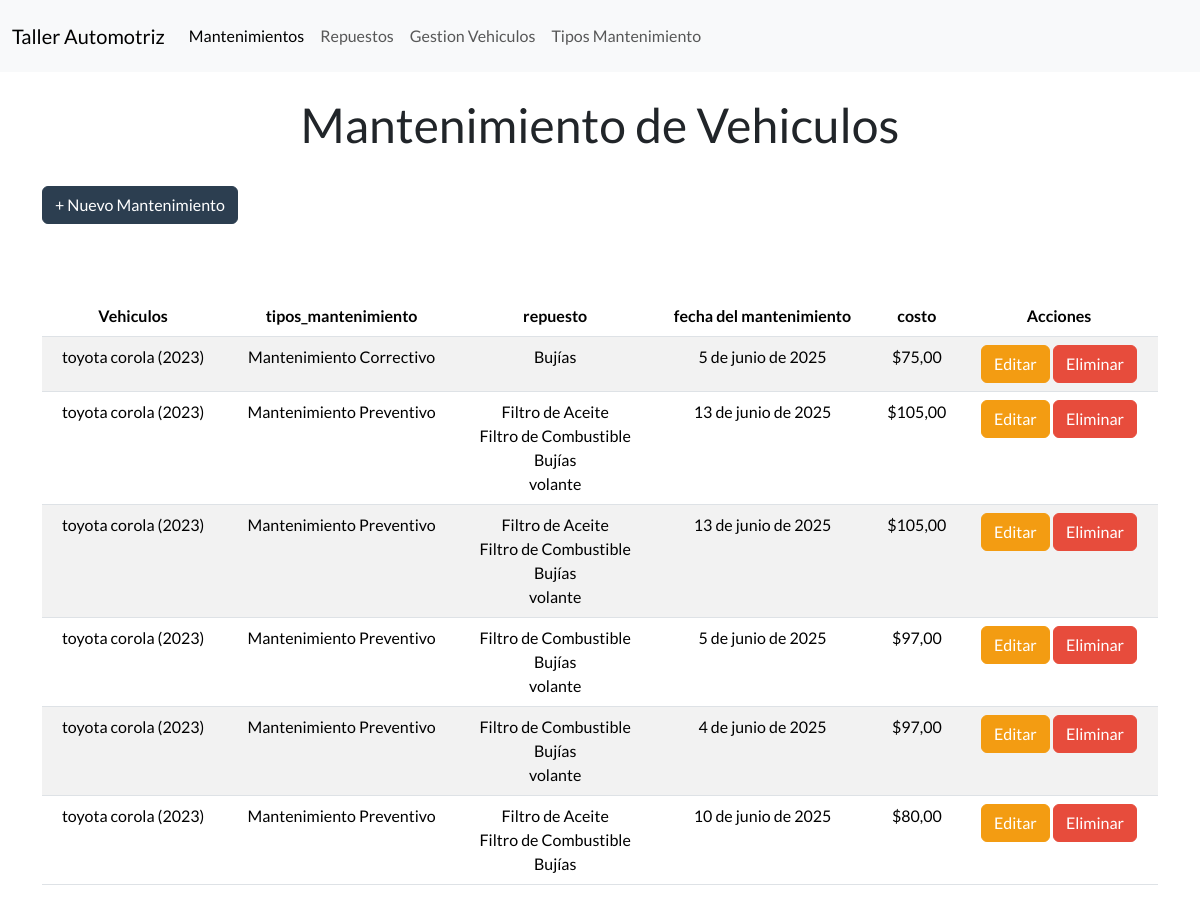
The page /mantenimientos/ on the database as committed earlier.
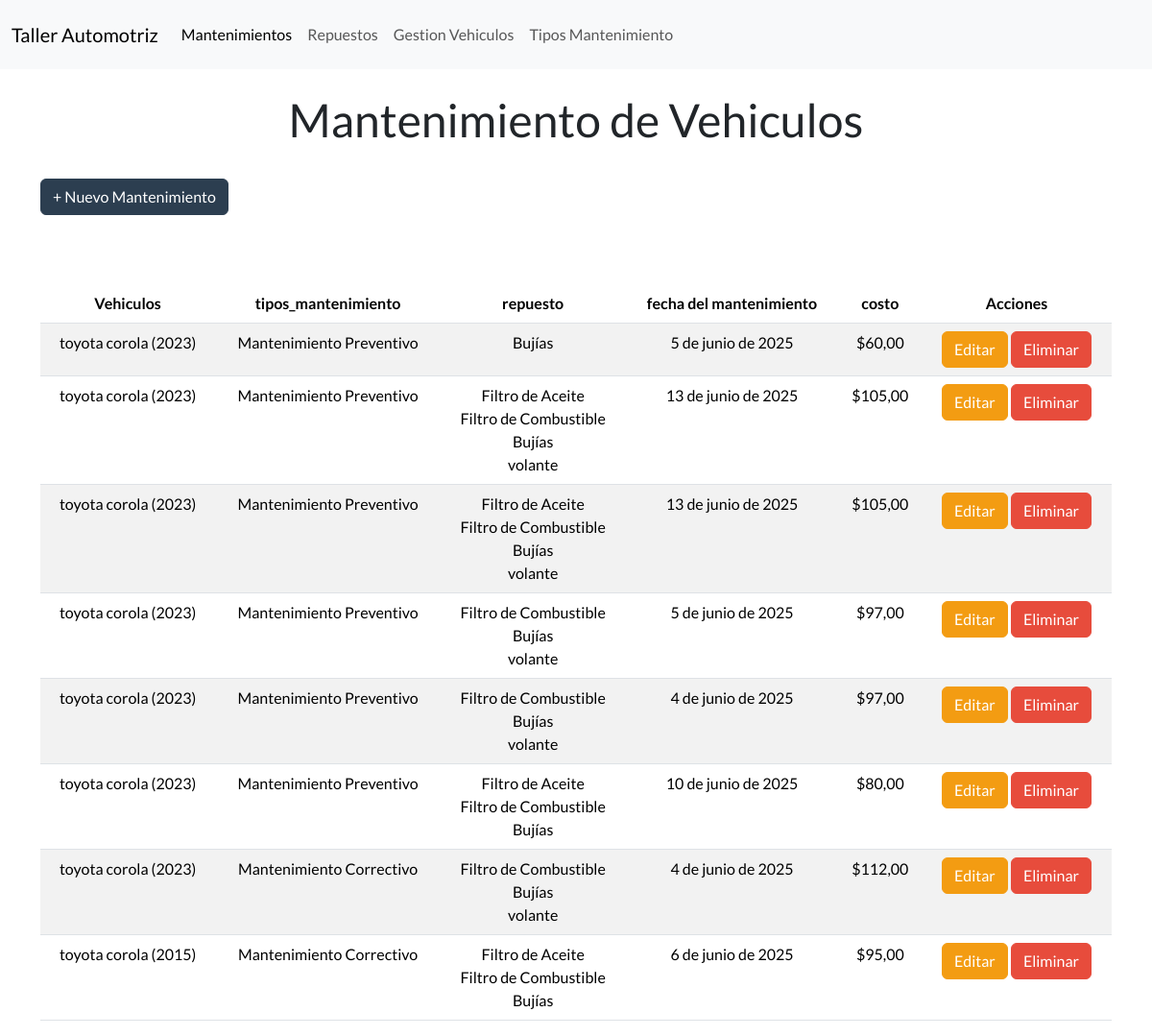
The same page on the database as committed later.
### Aplicaciones/Taller/models.py (models this page shows, shortened)
class Mantenimiento(models.Model):
    id_mantenimientov = models.AutoField(primary_key=True)  # ~ Campo de clave primaria autoincremental
    vehiculo = models.ForeignKey(Vehiculo, on_delete=models.CASCADE, related_name='mantenimientos')  # * Relación con el modelo Vehiculo
    tipo_mantenimiento = models.ForeignKey(TipoMantenimiento, on_delete=models.CASCADE, related_name='mantenimientos')  # * Relación con el modelo TipoMantenimiento
    Repuestos = models.ManyToManyField(Repuesto, blank=True, related_name='mantenimientos')  # * Relación con el modelo Repuesto, permitiendo múltiples repuestos por mantenimiento
    fecha_mantenimiento = models.DateField()  # * Fecha del mantenimiento
    precioTotal = models.DecimalField(max_digits=10, decimal_places=2, default=0)  # * Precio total del mantenimiento

class Vehiculo(models.Model): # * Modelo para representar un vehículo
    id = models.AutoField(primary_key=True)  # ~ Campo autoincremental
    placa_vehiculo = models.CharField(max_length=9, unique=True, blank=True)  #~ Visible al usuario
    nombre_propietario = models.CharField(max_length=100)
    marca = models.CharField(max_length=50)
    modelo = models.CharField(max_length=50)
    anio = models.PositiveIntegerField() # ~ tipo de dato para años (enteros positivos)
    def __str__(self): # * Método para representar el objeto como una cadena
        return f"{self.marca} {self.modelo} ({self.anio})" # ~ Devuelve una representación del vehículo como cadena

class TipoMantenimiento(models.Model):
    id_mantenimiento = models.AutoField(primary_key=True)  # ~ Campo de clave primaria autoincremental
    nombre_mantenimiento = models.CharField(max_length=100, unique=True)  # * Nombre del tipo de mantenimiento sea único
    precio_mantenimiento = models.DecimalField(max_digits=10, decimal_places=2)  # * Precio del mantenimiento
    def __str__(self):
        return self.nombre_mantenimiento  # ~ Devuelve el nombre del tipo de mantenimiento como representación en cadena

class Repuesto(models.Model): # * Modelo para representar un repuesto
    id_repuesto = models.AutoField(primary_key=True) # ~ Campo de clave primaria autoincremental
    nombre_repuesto = models.CharField(max_length=100)
    descripcion = models.TextField()
    precio = models.DecimalField(max_digits=10, decimal_places=2)
    cantidad_disponible = models.PositiveIntegerField() # ~ tipo de dato para cantidades enteras positivas

### Aplicaciones/Taller/views.py (the view)
# urls.py: path('mantenimientos/', views.mantenimientos, name="mantenimientos"),  # * Mapea la URL 'mantenimientos/' a la vista mantenimientos
def mantenimientos(request):
    mantenimientosdbb = Mantenimiento.objects.all()
    vehiculos = Vehiculo.objects.all()
    tipos_mantenimiento = TipoMantenimiento.objects.all()
    repuestos = Repuesto.objects.all()
    return render(request, 'mantenimientos.html', {
        'mantenimientos': mantenimientosdbb,
        'vehiculos': vehiculos,
        'tipos_mantenimiento': tipos_mantenimiento,
        'repuestos': repuestos
    })

### Aplicaciones/Taller/templates/mantenimientos.html (shortened to what this page needs)
{% extends 'plantilla.html' %} {% load static %}
{% block content %}
    <div class="container">
        <h1 class="text-center mt-4">Mantenimiento de Vehiculos</h1>
        <button type="button" class="btn btn-primary mt-4 mb-4" data-bs-toggle="modal" data-bs-target="#exampleModal">
            + Nuevo Mantenimiento
        </button>
        <br>
        {% if mantenimientos %}
        <div class="table-responsive" mt-4>
            {% if mantenimientos %}
            <table class="table table-striped table-hover text-center mt-5" id="tabla-repuestos">
                <thead>
                    <tr>
                        <th>Vehiculos</th>
                        <th>tipos_mantenimiento</th>
                        <th>repuesto</th>
                        <th>fecha del mantenimiento</th>
                        <th>costo</th>
                        <th>Acciones</th>
                    </tr>
                </thead>
                <tbody>
                    {% for mantenimiento in mantenimientos %}
                    <tr>
                        <td>{{ mantenimiento.vehiculo }}</td>
                        <td>{{ mantenimiento.tipo_mantenimiento }}</td>
                        <td>
                            {% for repuesto in mantenimiento.Repuestos.all %}
                                {{ repuesto.nombre_repuesto }}<br>
                            {% endfor %}
                        </td>
                        <td>{{ mantenimiento.fecha_mantenimiento }}</td>
                        <td>${{ mantenimiento.precioTotal }}</td>
                        <td>
                            <a href="{% url 'editar_mantenimiento' mantenimiento.id_mantenimientov %}" class="btn btn-warning">Editar</a>
                            <a href="Javascript:void(0)" class="btn btn-danger" onclick="eliminarFila('{% url 'eliminar_mantenimiento' mantenimiento.id_mantenimientov %}', 'Mantenimientos')">Eliminar</a>
                        </td>
                    </tr>
                    {% endfor %}
                </tbody>
            </table>
            {% else %}
            <div class="alert alert-info text-center mt-4" role="alert">
                No hay mantenimientos disponibles en este momento.
            </div>
            {% endif %}
    {% else %}
        <div class="alert alert-warning text-center mt-4" role="alert">
            No se encontraron mantenimientos.
        </div>
    {% endif %}
</div>
{% endblock content %}

### Aplicaciones/Taller/templates/plantilla.html (shortened to what this page needs)
<!DOCTYPE html>
{% load static %}
<html>
<head>
    <link rel="stylesheet" src="{% static 'css/style.css' %}">
    <link rel="stylesheet" href="https://cdn.jsdelivr.net/npm/datatables@1.10.18/media/css/jquery.dataTables.min.css">
    <link href="https://cdn.jsdelivr.net/npm/bootstrap@5.3.6/dist/css/bootstrap.min.css" rel="stylesheet">
    <link rel="stylesheet" href="https://cdn.jsdelivr.net/npm/bootswatch@5.3.6/dist/flatly/bootstrap.min.css">
    <link rel="stylesheet" href="https://cdn.jsdelivr.net/npm/izitoast@1.4.0/dist/css/iziToast.min.css">
    <link href="https://cdnjs.cloudflare.com/ajax/libs/lightbox2/2.11.4/css/lightbox.min.css" rel="stylesheet">
</head>
<body>
<nav class="navbar navbar-expand-lg bg-body-tertiary">
  <div class="container-fluid">
    <a class="navbar-brand" href="/">Taller Automotriz</a>
    <div class="collapse navbar-collapse" id="navbarNav">
      <ul class="navbar-nav">
        <li class="nav-item">
          <a class="nav-link active" aria-current="page" href="{% url 'mantenimientos' %}"> Mantenimientos</a>
        </li>
        <li class="nav-item">
          <a class="nav-link" href="{% url 'repuestos' %}">Repuestos</a>
        </li>
        <li class="nav-item">
          <a class="nav-link" href="{% url 'gestion_vehiculos' %}">Gestion Vehiculos</a>
        </li>
        <li class="nav-item">
          <a class="nav-link" href="{% url 'tipos_mantenimiento' %}">Tipos Mantenimiento</a>
        </li>
      </ul>
    </div>
  </div>
</nav>
    <main>
        {% block content %}{% endblock %}
    </main>
</body>
</html>

Rows that differ between the two databases and show on the page:
changed Mantenimiento (number 1 of 8 on the later page): tipo_mantenimiento "Mantenimiento Correctivo" → "Mantenimiento Preventivo"; precioTotal "75,00" → "60,00"
added Mantenimiento: vehiculo "toyota corola (2023)", tipo_mantenimiento "Mantenimiento Correctivo", fecha_mantenimiento "4 de junio de 2025", precioTotal "112,00", Repuesto (nombre_repuesto "Filtro de Combustible"), Repuesto (nombre_repuesto "Bujías"), Repuesto (nombre_repuesto "volante")
added Mantenimiento: vehiculo "toyota corola (2015)", tipo_mantenimiento "Mantenimiento Correctivo", fecha_mantenimiento "6 de junio de 2025", precioTotal "95,00", Repuesto (nombre_repuesto "Filtro de Aceite"), Repuesto (nombre_repuesto "Filtro de Combustible"), Repuesto (nombre_repuesto "Bujías")
